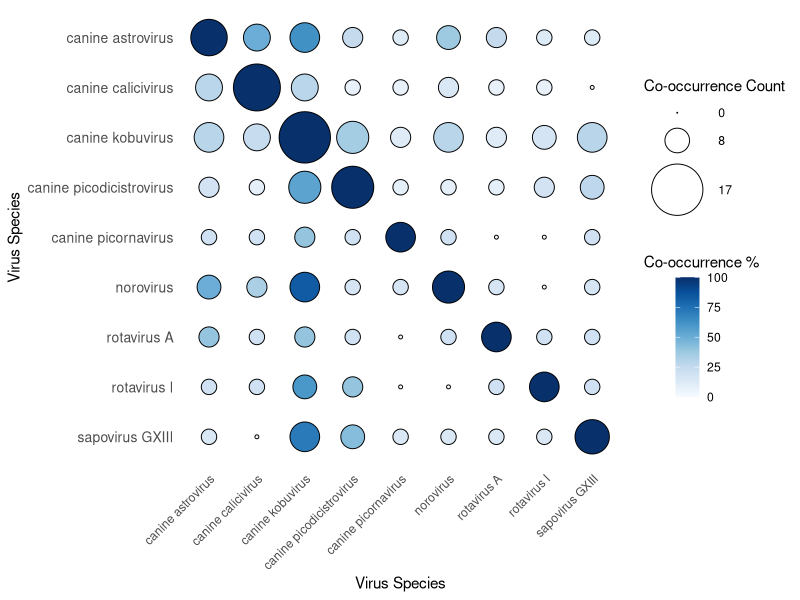

R code for this plot:
# Script to generate Figure 7 virus co-occurrence plot
library(ggplot2)
library(reshape2)
library(RColorBrewer)
library(readxl)

setwd("analyses/data/")
co_occurence_data <- read_xlsx("co_occurence_data.xlsx")

# Data cleaning and assembly
co_occurence_data$virus_species <- gsub("_", " ", co_occurence_data$virus_species)
sorted_levels <- sort(unique(co_occurence_data$virus_species))
co_occurence_data$virus_species <- factor(co_occurence_data$virus_species, levels = sorted_levels)
library_matrix <- table(co_occurence_data$library_summarised, co_occurence_data$virus_species)
total_occurrences <- colSums(library_matrix)

# Filter out viruses found in only one library
virus_filter <- total_occurrences >= 2
filtered_library_matrix <- library_matrix[, virus_filter]
filtered_sorted_levels <- names(virus_filter)[virus_filter]

# Recalculate the matrix for combined occurrences of virus pairs
library_occurrence_matrix <- t(filtered_library_matrix) %*% filtered_library_matrix

# Calculate percentages of co-occurrence relative to individual occurrences
percentage_matrix <- sweep(library_occurrence_matrix, 2, colSums(filtered_library_matrix), FUN="/") * 100
percentage_matrix <- t(percentage_matrix)  # Transpose for correct orientation for Figure 7 

combined_df <- expand.grid(Virus1 = filtered_sorted_levels, Virus2 = filtered_sorted_levels)
combined_df$Count <- as.vector(library_occurrence_matrix)
combined_df$Percentage <- as.vector(percentage_matrix)

my_palette <- colorRampPalette(brewer.pal(9, "Blues"))(100)

# Legend size breaks
size_breaks <- c(0, 8, 17)
size_actual <- c(0, 8, 17) 

# Figure 7
circle_plot <- ggplot(combined_df, aes(x = Virus2, y = Virus1, size = Count, fill = Percentage)) +
  geom_point(shape = 21, color = "black", stroke = 0.5) + 
  scale_size_continuous(
    breaks = size_breaks,
    range = c(1, 17),
    guide = guide_legend(title = "Co-occurrence Count", override.aes = list(size = size_actual), labels = size_breaks)) +  
  scale_fill_gradientn(
    colors = my_palette, 
    limits = c(0, 100), 
    oob = scales::squish,
    guide = guide_colourbar(ticks = FALSE, title.position = "top", title.hjust = 0.5)) +
  scale_x_discrete(limits = filtered_sorted_levels) + 
  scale_y_discrete(limits = rev(filtered_sorted_levels)) +
  labs(x = "Virus Species", y = "Virus Species", fill = "Co-occurrence %", size = "Co-occurrence Count") +
  theme_minimal() +
  theme(
    axis.text.x = element_text(angle = 45, hjust = 1),
    axis.text.y = element_text(size = 10),
    panel.grid = element_blank(),
    panel.border = element_blank(),
    legend.key = element_rect(color = "white")
  )

#ggsave(circle_plot, "circle_plot.svg", dpi = 1000, width = 8, height = 6)
